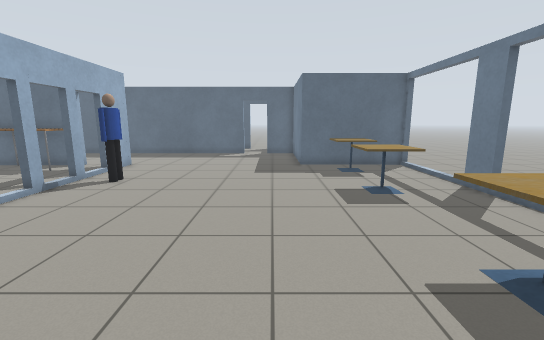
[1] (above)

20 first-person views from a walk through a robot-simulator world made for Gazebo. The camera is 1.2 m above the floor, tilts 10° down and sees 90° across. The floor is counted in squares, 0.5 m on a side. Each view is taken from the middle of a square. On the plan, view 1 faces up. The plan holds only what a view shows up to about 17 squares ahead; the rest is blank. Simple patterns stand in for the simulator's built-in surfaces. Some stock models are drawn as simple stand-ins.

[2]
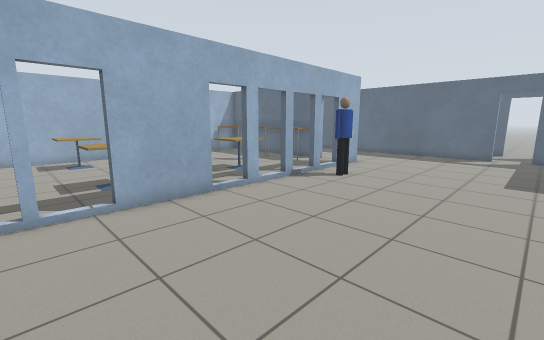

[3]
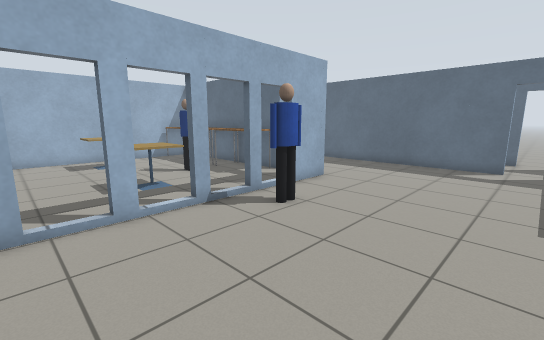

[4]
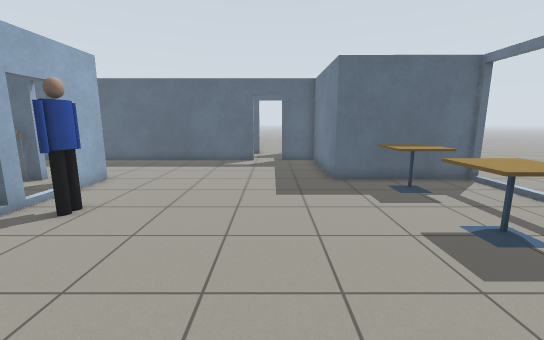

[5]
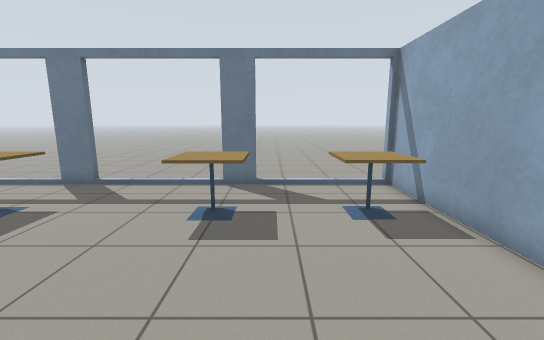

[6]
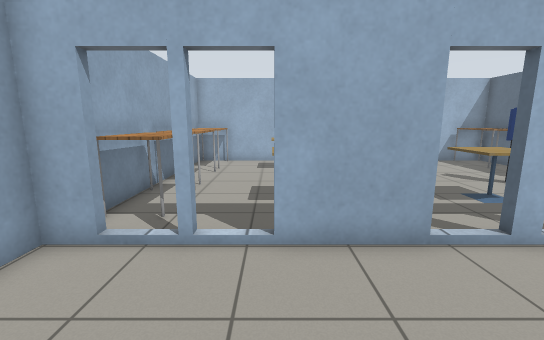

[7]
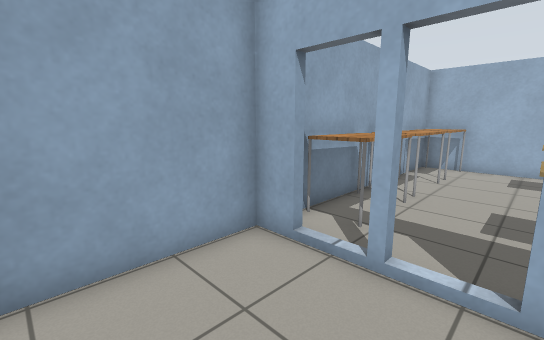

[8]
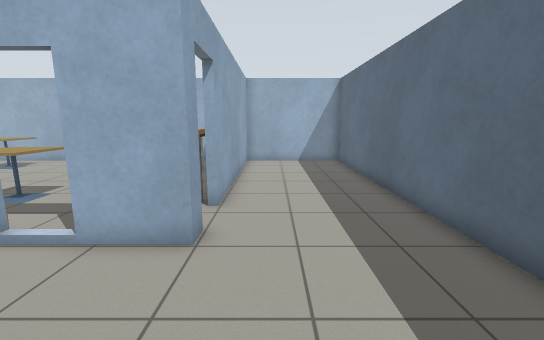

[9]
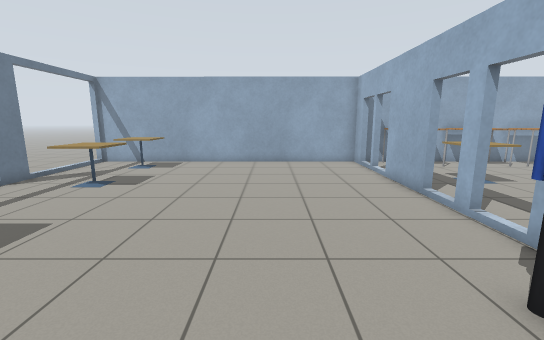

[10]
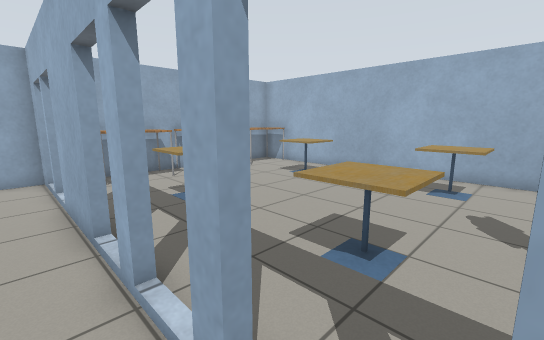

[11]
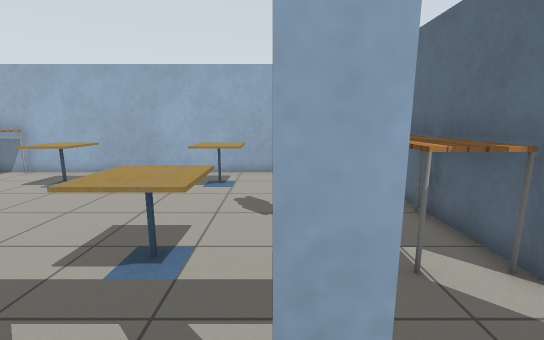

[12]
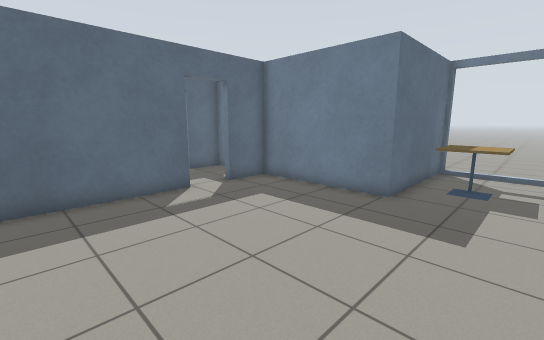

[13]
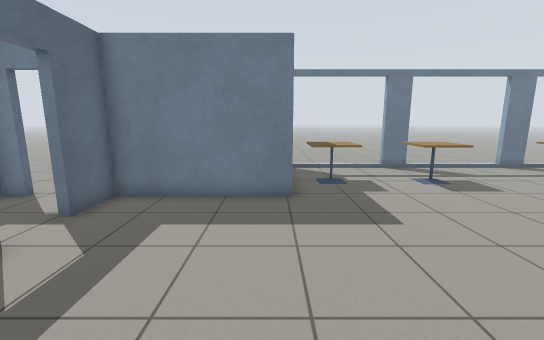

[14]
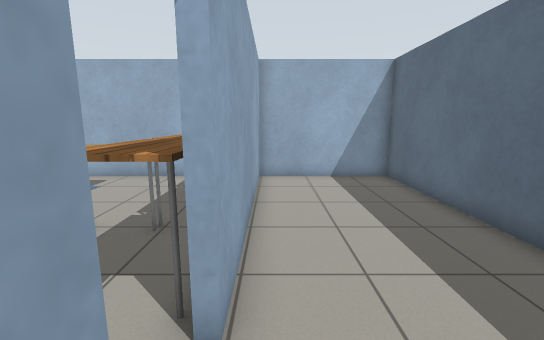

[15]
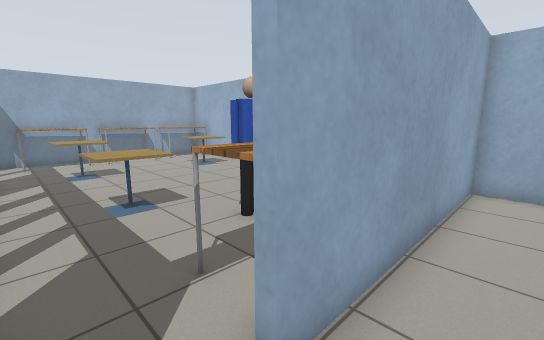

[16]
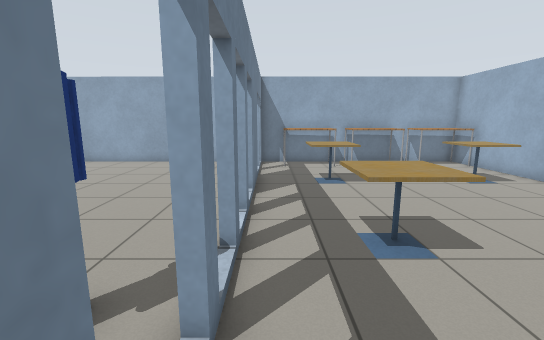

[17]
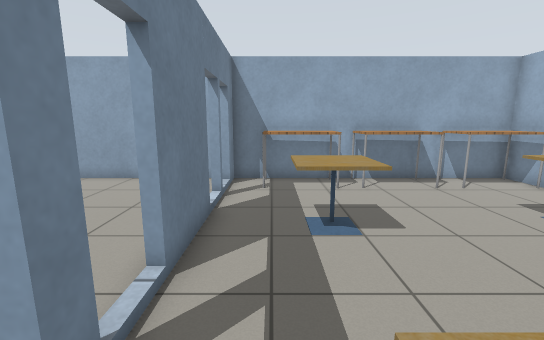

[18]
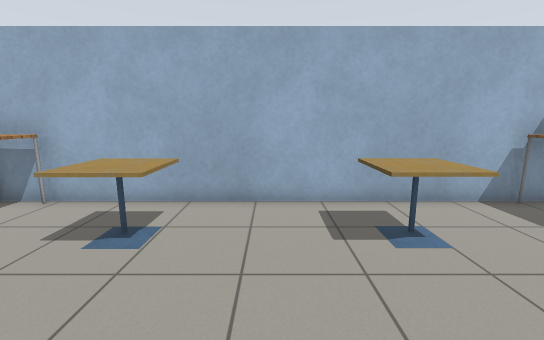

[19]
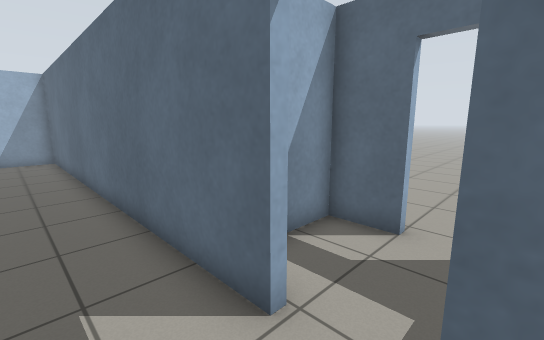

[20]
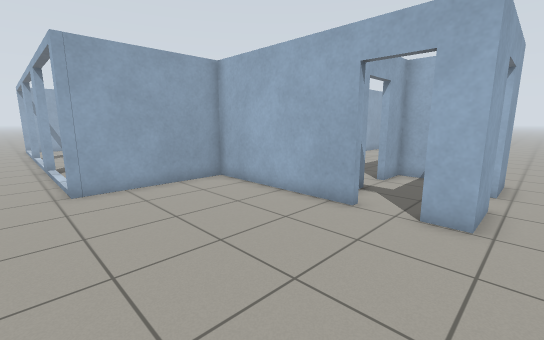

### Floor plan
Key: @ floor where view 1 was taken; # wall or solid block; x gap in a wall; . floor; D open door; T table; C cafe table; P person.
Columns run from 20 left of view 1 to 9 right of it. Each row starts with its distance up from view 1.
 26       .....................  .
 25       ..........##DD###.....
 24                 #.....D......
 23                 #.....D.......
 22                 #.....#.......
 21 ##################DD###.......
 20 #.....................#.......
 19 #.....................#.......
 18 #.....................#.......
 17 #.....................#.......
 16 #.....................#.......
 15 ##########DD#.........######..
 14 #TTTTTTTTT..#..........CCC....
 13 #...........x..........CCC....
 12 #.....PP......................
 11 #...........#.P...............
 10 #.CC....CC.............CCC.#..
  9 #.CC....CC..x..........CCC.#..
  8 #.CC....CC....................
  7 #...........x.................
  6 #.............................
  5 #...........x.................
  4 #.CC....CC..#..........CCC....
  3 #.CC....CC..#..........CCC.#..
  2 #.CC....CC..x.................
  1 #.............................
  0 #...................@..CCC....
 -1 #TTTTTT.TTT............CCC....
 -2 #TTTTTT.TTT.#.................
 -3 ############################

Positions as (right, up) in squares from view 1, and headings:
1: (0, 0), facing up
2: (0, 0), facing up-left
3: (-1, 5), facing up-left
4: (-1, 4), facing up
5: (-3, 2), facing right
6: (-3, 2), facing left
7: (-4, 2), facing down-left
8: (-3, 17), facing left
9: (-3, 14), facing down
10: (-7, 11), facing down-left
11: (-7, 11), facing left
12: (-7, 12), facing up-right
13: (-7, 16), facing right
14: (-8, 16), facing left
15: (-9, 17), facing down-left
16: (-9, 14), facing down
17: (-10, 9), facing down
18: (-12, 6), facing left
19: (0, 19), facing up-left
20: (9, 26), facing down-left
